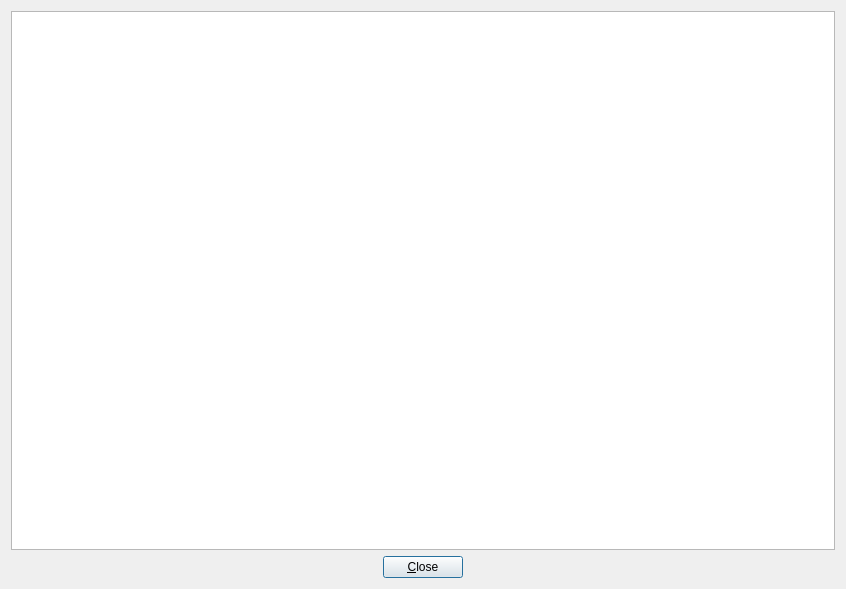
<?xml version="1.0" encoding="UTF-8"?>
<ui version="4.0">
 <class>ShowSql</class>
 <widget class="QDialog" name="ShowSql">
  <property name="geometry">
   <rect>
    <x>0</x>
    <y>0</y>
    <width>846</width>
    <height>589</height>
   </rect>
  </property>
  <property name="windowTitle">
   <string>Exibir SQL</string>
  </property>
  <property name="windowIcon">
   <iconset resource="../../resources/capemisa.qrc">
    <normaloff>:/capemisa_pequeno.png</normaloff>:/capemisa_pequeno.png</iconset>
  </property>
  <layout class="QVBoxLayout" name="verticalLayout">
   <item>
    <widget class="QTextEdit" name="txtSql">
     <property name="readOnly">
      <bool>true</bool>
     </property>
    </widget>
   </item>
   <item>
    <layout class="QHBoxLayout" name="horizontalLayout">
     <item>
      <spacer name="horizontalSpacer">
       <property name="orientation">
        <enum>Qt::Horizontal</enum>
       </property>
       <property name="sizeHint" stdset="0">
        <size>
         <width>40</width>
         <height>20</height>
        </size>
       </property>
      </spacer>
     </item>
     <item>
      <widget class="QPushButton" name="btnClose">
       <property name="text">
        <string>&amp;Close</string>
       </property>
      </widget>
     </item>
     <item>
      <spacer name="horizontalSpacer_2">
       <property name="orientation">
        <enum>Qt::Horizontal</enum>
       </property>
       <property name="sizeHint" stdset="0">
        <size>
         <width>40</width>
         <height>20</height>
        </size>
       </property>
      </spacer>
     </item>
    </layout>
   </item>
  </layout>
 </widget>
 <resources>
  <include location="../../resources/capemisa.qrc"/>
 </resources>
 <connections/>
</ui>
